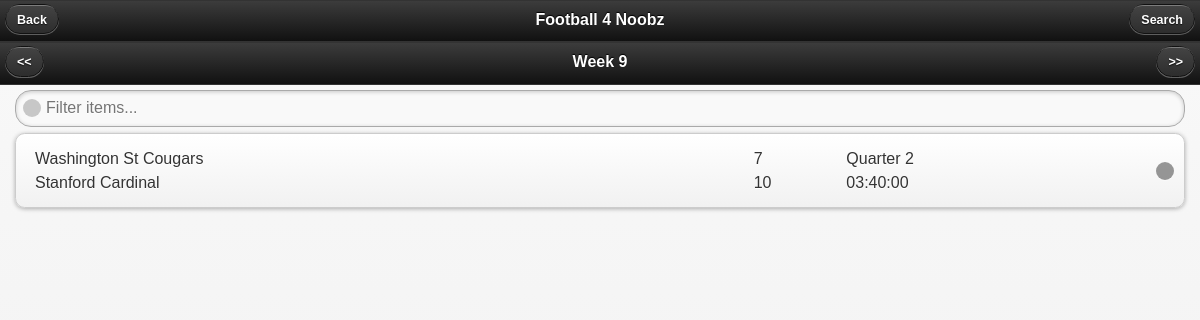
/secondary/week.php, run on the app's committed database.
### tables this page shows
CREATE TABLE Team
(
	id integer PRIMARY KEY,
	name varchar(100)
);

CREATE TABLE Play
(
	id integer PRIMARY KEY,
	gameId integer,
	quarter integer,
	clock varchar(100),
	awayScore integer,
	homeScore integer,
	description text
);

### secondary/constants.php (called while the page is built)
<?php
	$WEEK_STARTS = Array(
			"2012-08-29 00:00:00",
			"2012-09-05 00:00:00",
			"2012-09-12 00:00:00",
			"2012-09-19 00:00:00",
			"2012-09-26 00:00:00",
			"2012-10-03 00:00:00",
			"2012-10-10 00:00:00",
			"2012-10-17 00:00:00",
			"2012-10-24 00:00:00",
			"2012-10-31 00:00:00",
			"2012-11-07 00:00:00",
			"2012-11-14 00:00:00",
			"2012-11-21 00:00:00",
			"2012-11-28 00:00:00"
		);
	$WEEK_ENDS = Array(
			"2012-09-04 11:59:59",
			"2012-09-11 11:59:59",
			"2012-09-18 11:59:59",
			"2012-09-25 11:59:59",
			"2012-10-02 11:59:59",
			"2012-10-09 11:59:59",
			"2012-10-16 11:59:59",
			"2012-10-23 11:59:59",
			"2012-10-30 11:59:59",
			"2012-11-06 11:59:59",
			"2012-11-13 11:59:59",
			"2012-11-20 11:59:59",
			"2012-11-27 11:59:59",
			"2012-12-04 11:59:59"
		);
?>

### secondary/dbfuncs.php (called while the page is built, shortened)
<?php
	function executeQuery($db, $query)
	{
		$return_value = array();
		try
		{
			$stmt = $db->prepare($query);
			$stmt->execute();
			$result = $stmt->fetch(PDO::FETCH_ASSOC);
			while($result !== false)
			{
				array_push($return_value, $result);
				$result = $stmt->fetch(PDO::FETCH_ASSOC);
			}
			return $return_value;
		}
		catch (PDOException $e)
		{
			print $e->getMessage();
		}
		return false;
	}
?>

### secondary/week.php (the view, shortened to what this page needs)
<?php
	include ("./constants.php");
	include ("./dbconnect.php");
	include ("./dbfuncs.php");
	$week = $_GET["week"];
	if (!$week)
	{
		$week = 9;
	}
?>
<html>
	<head>
		<link rel="stylesheet" href="jquery.mobile-1.2.0.css" />
		<link rel="stylesheet" href="style.css" />
	</head>
	<body>
		<?php
			$numWeeks = 15;
			$previousWeek = max(1, $week - 1);
			$nextWeek = min($week + 1, $numWeeks);
			$weekStart = $WEEK_STARTS[$week - 1];
			$weekEnd = $WEEK_ENDS[$week - 1];
		?>
			<div data-role="page" id="week<?= $week ?>">
				<?php
					include ("./header.php");
				?>
				<div data-role="header" id="weeknav">
					<?php
						if ($week != 1)
						{
					?>
							<a href="./week.php?week=<?= $previousWeek ?>" class="ui-btn-left">&lt;&lt;</a>
					<?
						}
					?>
					<h2>Week <?= $week ?></h2>
					<?php
						if ($week != $numWeeks)
						{
					?>
							<a href="./week.php?week=<?= $nextWeek ?>" class="ui-btn-right">&gt;&gt;</a>
					<?php
						}
					?>
				</div>
				<div data-role="content">
					<ul data-role="listview" data-inset="true" data-filter="true">
					<?php
						$games = executeQuery($db,
							"select * from Game where startTime >= '" . $weekStart
							."' and startTime <= '" . $weekEnd . "';");
						for ($i = 0; $i < count($games); $i++)
						{
							$awayTeam = executeQuery($db,
								"select * from Team where id = " . $games[$i]["awayTeamId"]);
							$homeTeam = executeQuery($db,
								"select * from Team where id = " . $games[$i]["homeTeamId"]);
							$final = $games[$i]["endTime"] != "";
							$quarterResult = executeQuery($db,
								"select max(quarter) as mq from Play where gameId = " . $games[$i]["id"]);
							$quarter = "Quarter " . $quarterResult[0]["mq"];
							$playResult = executeQuery($db,
								"select * from Play where gameId = " . $games[$i]["id"]
								. " order by quarter desc, clock;");
							$clock = $playResult[0]["clock"];
					?>
							<li>
								<a href="game.php?id=<?= $games[$i]['id'] ?>&week=<?= $week ?>">
									<table>
										<tr>
											<td>
												<?= $awayTeam[0]["name"]; ?>
											</td>
											<td>
												<?= $playResult[0]["awayScore"] ?>
											</td>
											<td>
												<?php
													if ($final)
													{
														echo "F";
													}
													else
													{
														echo $quarter;
													}
												?>
											</td>
										</tr>
										<tr>
											<td>
												<?= $homeTeam[0]["name"]; ?>
											</td>
											<td>
												<?= $playResult[0]["homeScore"] ?>
											</td>
											<td>
												<?php
													if (!$final)
													{
														echo $clock;
													}
												?>
											</td>
										</tr>
									</table>
								</a>
							</li>
						</ul>
					</div>
				</div>
		<?php
			}
		?>
	</body>
</html>

### secondary/style.css (style rules this page uses)
table { width: 100%; }
td, th { margin: 0px; padding: 2px; }

### data on the page
team: name "Washington St Cougars"
play: awayScore "7", homeScore "10", clock "03:40:00"
team: name "Stanford Cardinal"

### other printed values
$week "9"
$quarter "Quarter 2"
